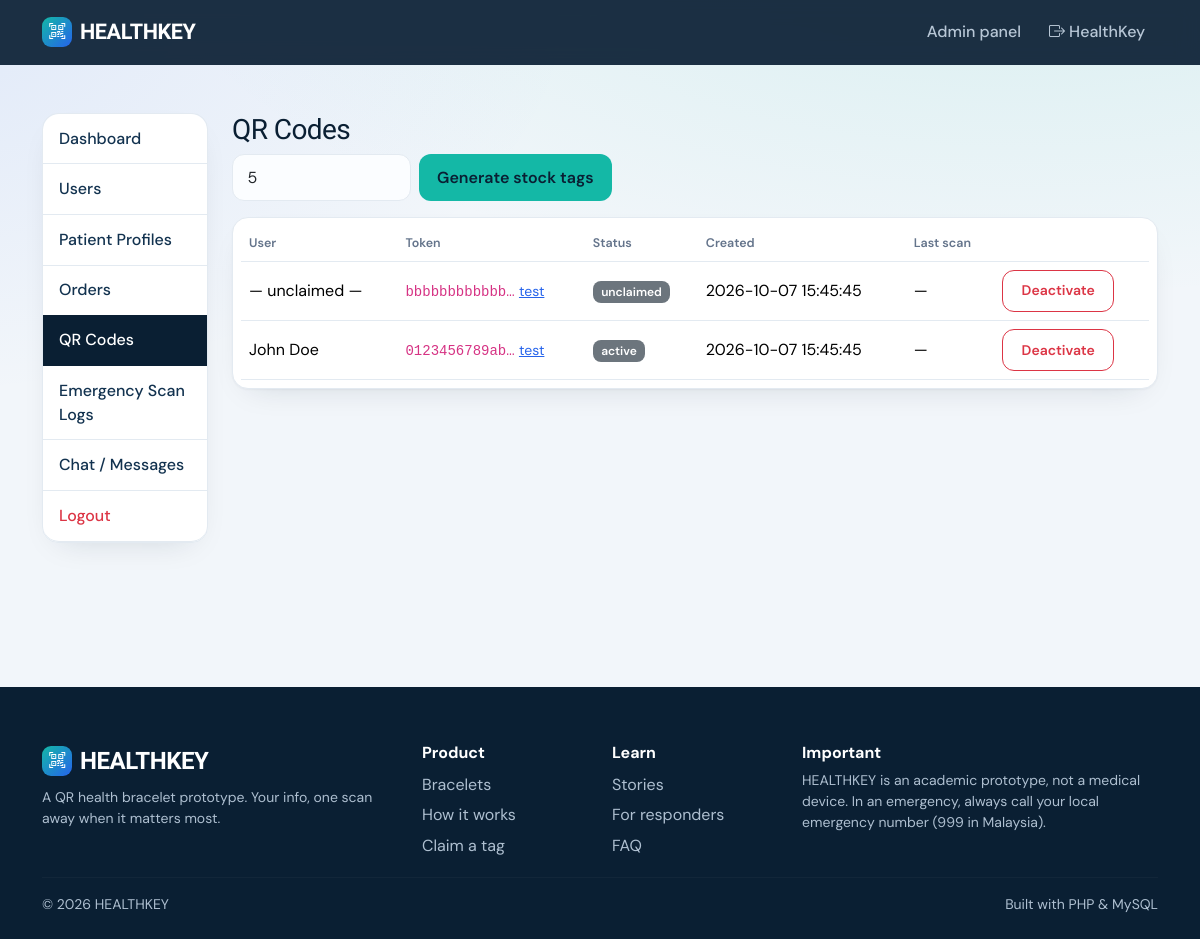
The app's page /admin/qr-codes.php (signed in) with its own data.
### tables this page shows
CREATE TABLE users(id INT AUTO_INCREMENT PRIMARY KEY,name VARCHAR(100) NOT NULL,email VARCHAR(150) NOT NULL UNIQUE,password VARCHAR(255) NOT NULL,phone VARCHAR(30),role ENUM('user','admin') DEFAULT 'user',is_active TINYINT DEFAULT 1,created_at TIMESTAMP DEFAULT CURRENT_TIMESTAMP,updated_at TIMESTAMP DEFAULT CURRENT_TIMESTAMP ON UPDATE CURRENT_TIMESTAMP);

CREATE TABLE qr_codes(id INT AUTO_INCREMENT PRIMARY KEY,user_id INT NULL,unique_token CHAR(64) NOT NULL UNIQUE,status ENUM('unclaimed','claimed','active','disabled') DEFAULT 'unclaimed',created_at TIMESTAMP DEFAULT CURRENT_TIMESTAMP,updated_at TIMESTAMP DEFAULT CURRENT_TIMESTAMP ON UPDATE CURRENT_TIMESTAMP,INDEX(user_id),FOREIGN KEY(user_id) REFERENCES users(id) ON DELETE SET NULL);

### includes/database.php (called while the page is built)
<?php
function db(){static $p;if(!$p){$p=new PDO('mysql:host='.DB_HOST.';dbname='.DB_NAME.';charset=utf8mb4',DB_USER,DB_PASS,[PDO::ATTR_ERRMODE=>PDO::ERRMODE_EXCEPTION,PDO::ATTR_DEFAULT_FETCH_MODE=>PDO::FETCH_ASSOC]);}return $p;}
function q($sql,$a=[]){$s=db()->prepare($sql);$s->execute($a);return $s;}

### includes/auth.php (called while the page is built, shortened)
<?php
function user(){static $u=false;if($u===false){$u=!empty($_SESSION['uid'])?q('SELECT * FROM users WHERE id=? AND is_active=1',[$_SESSION['uid']])->fetch():null;}return $u?:null;}
function require_admin(){$u=user();if(!$u||$u['role']!=='admin'){http_response_code(403);die('You do not have permission to access this page.');}}

### includes/functions.php (called while the page is built, shortened)
<?php
function e($v){return htmlspecialchars((string)$v,ENT_QUOTES,'UTF-8');}

### admin/qr-codes.php (the view, shortened to what this page needs)
<?php require '_top.php';
[$pg,$off,$per]=page(0);$tot=q('SELECT COUNT(*) c FROM qr_codes')->fetch()['c'];
$rows=q("SELECT c.*,u.name,(SELECT MAX(accessed_at) FROM emergency_access_logs l WHERE l.qr_id=c.id) last_scan FROM qr_codes c LEFT JOIN users u ON u.id=c.user_id ORDER BY c.id DESC LIMIT $per OFFSET $off")->fetchAll();?>
<h3>QR Codes</h3><form method="post" class="d-flex gap-2 mb-3" style="max-width:380px"><?=csrf()?><input type="number" name="n" value="5" min="1" max="50" class="form-control"><button name="gen" value="1" class="btn btn-teal text-nowrap">Generate stock tags</button></form>
<div class="table-responsive card p-2"><table class="table align-middle mb-0"><tr><th>User</th><th>Token</th><th>Status</th><th>Created</th><th>Last scan</th><th></th></tr>
<?php foreach($rows as $r):?><tr><td><?=e($r['name']?:'— unclaimed —')?></td><td><code><?=e(substr($r['unique_token'],0,12))?>…</code> <a class="small" target="_blank" href="<?=BASE_URL?>/scan.php?token=<?=e($r['unique_token'])?>">test</a></td><td><span class="badge bg-secondary"><?=e($r['status'])?></span></td><td><?=e($r['created_at'])?></td><td><?=e($r['last_scan']?:'—')?></td>
<td><form method="post"><button class="btn btn-sm btn-outline-danger"><?=$r['status']==='disabled'?'Re-enable':'Deactivate'?></button></form></td></tr><?php endforeach;?></table></div>
<?php require '_bottom.php';

### includes/header.php (shortened to what this page needs)
<?php require_once __DIR__.'/bootstrap.php'; $u=user(); $title=$title??'HEALTHKEY'; ?>
<!doctype html><html lang="en"><head><meta charset="utf-8"><meta name="viewport" content="width=device-width,initial-scale=1">
<link href="https://cdn.jsdelivr.net/npm/bootstrap@5.3.3/dist/css/bootstrap.min.css" rel="stylesheet">
<link href="https://cdn.jsdelivr.net/npm/bootstrap-icons@1.11.3/font/bootstrap-icons.css" rel="stylesheet">
<link href="<?=BASE_URL?>/assets/css/style.css" rel="stylesheet"></head><body>
<nav class="navbar navbar-expand-lg navbar-dark hk-nav"><div class="container">
<a class="navbar-brand text-white" href="<?=BASE_URL?>/"><span class="brand-dot"><i class="bi bi-qr-code-scan"></i></span>HEALTHKEY</a>
<div class="collapse navbar-collapse" id="n"><ul class="navbar-nav ms-auto align-items-lg-center">
<?php if($u&&$u['role']==='admin'):?><li class="nav-item"><a class="nav-link" href="<?=BASE_URL?>/admin/messages.php">Admin panel <span class="hk-badge" style="display:none">0</span></a></li>
<?php endif; if($u):?><li class="nav-item"><a class="nav-link" href="<?=BASE_URL?>/logout.php"><i class="bi bi-box-arrow-right"></i> <?=e(explode(' ',$u['name'])[0])?></a></li>
<?php endif;?>
</ul></div></div></nav><main class="container py-4 py-lg-5" id="top"><?=flash()?>

### admin/_top.php (shortened to what this page needs)
<?php require_once __DIR__.'/../includes/bootstrap.php'; require_admin(); $u=user();
$nav=['index'=>'Dashboard','users'=>'Users','patients'=>'Patient Profiles','orders'=>'Orders','qr-codes'=>'QR Codes','scan-logs'=>'Emergency Scan Logs','messages'=>'Chat / Messages'];
$cur=basename($_SERVER['SCRIPT_NAME'],'.php'); if($cur==='user-view')$cur='users';
function page($rows,$per=15){$p=max(1,(int)($_GET['page']??1));return [$p,($p-1)*$per,$per];}
$title='Admin'; require __DIR__.'/../includes/header.php'; ?>
<div class="row"><div class="col-lg-2 mb-3"><div class="list-group">
<?php foreach($nav as $f=>$l):?><a class="list-group-item list-group-item-action <?=$cur===$f?'active':''?>" href="<?=BASE_URL?>/admin/<?=$f?>.php"><?=$l?></a><?php endforeach;?>
<a class="list-group-item list-group-item-action text-danger" href="<?=BASE_URL?>/logout.php">Logout</a></div></div><div class="col-lg-10">

### admin/_bottom.php
</div></div><?php require __DIR__.'/../includes/footer.php';

### includes/footer.php
</main>
<footer class="foot"><div class="container"><div class="row g-4"><div class="col-lg-4"><div class="navbar-brand text-white mb-2 fs-4 d-flex align-items-center gap-2"><span class="brand-dot"><i class="bi bi-qr-code-scan"></i></span>HEALTHKEY</div><p class="small">A QR health bracelet prototype. Your info, one scan away when it matters most.</p></div>
<div class="col-6 col-lg-2"><h6>Product</h6><a href="<?=BASE_URL?>/#bracelets">Bracelets</a><a href="<?=BASE_URL?>/#how">How it works</a><a href="<?=BASE_URL?>/claim-qr.php">Claim a tag</a></div>
<div class="col-6 col-lg-2"><h6>Learn</h6><a href="<?=BASE_URL?>/stories.php">Stories</a><a href="<?=BASE_URL?>/#responders">For responders</a><a href="<?=BASE_URL?>/#faq">FAQ</a></div>
<div class="col-lg-4"><h6>Important</h6><p class="small mb-0">HEALTHKEY is an academic prototype, not a medical device. In an emergency, always call your local emergency number (999 in Malaysia).</p></div></div>
<hr style="border-color:rgba(255,255,255,.12)"><div class="small d-flex justify-content-between flex-wrap gap-2"><span>&copy; <?=date('Y')?> HEALTHKEY</span><span>Built with PHP &amp; MySQL</span></div></div></footer>
<script src="https://cdn.jsdelivr.net/npm/bootstrap@5.3.3/dist/js/bootstrap.bundle.min.js"></script><?php if(user()):?><script>
(function(){const base=<?=json_encode(BASE_URL)?>;let prev=+(sessionStorage.getItem('hkc')||0);
function toast(r){const d=document.createElement('div');d.className='hk-toast';d.innerHTML='<b>'+(r.role==='admin'?'New message from '+r.name:'Admin replied')+'</b><div class="small" style="color:#9fb3c8">'+r.msg.replace(/[<&]/g,'')+'</div><a href="'+r.url+'">Open chat →</a>';document.body.appendChild(d);setTimeout(()=>d.remove(),9000)}
async function tick(){try{const r=await (await fetch(base+'/notify.php')).json();document.querySelectorAll('.hk-badge').forEach(b=>{if(b.closest('.thread'))return;b.textContent=r.count;b.style.display=r.count?'inline-block':'none'});
 if(r.count>prev&&!location.pathname.match(/messages\.php|support\.php/))toast(r);prev=r.count;sessionStorage.setItem('hkc',prev)}catch(e){}}
tick();setInterval(tick,10000)})();</script><?php endif;?></body></html>

### assets/css/style.css (style rules this page uses)
:root { --ink:#0A1F33;--ink2:#12324F;--teal:#14B8A6;--teal-d:#0D9488;--blue:#2563EB;--alert:#F0484B;--paper:#F2F6FA;--line:#E3EAF1;--mute:#64748B;--r:16px }
* { -webkit-font-smoothing:antialiased }
body { font-family:'DM Sans',system-ui,sans-serif;background:var(--paper);color:var(--ink);background-image:radial-gradient(900px 400px at 85% -100px,rgba(20,184,166,.13),transparent),radial-gradient(700px 400px at -10% 0,rgba(37,99,235,.09),transparent);background-repeat:no-repeat }
h1,h2,h3,h4,h5,.navbar-brand,.stat { font-family:'Bricolage Grotesque','DM Sans',sans-serif;letter-spacing:-.02em }
a { color:var(--blue) }
.hk-nav { background:rgba(10,31,51,.92)!important;backdrop-filter:blur(10px);position:sticky;top:0;z-index:50;padding:.7rem 0 }
.navbar-brand { font-weight:800;font-size:1.35rem;display:flex;align-items:center;gap:.5rem }
.brand-dot { width:30px;height:30px;border-radius:9px;background:linear-gradient(135deg,var(--teal),var(--blue));display:grid;place-items:center;font-size:1rem }
.hk-nav .nav-link { color:#b8c7d6!important;font-weight:500;border-radius:10px;padding:.45rem .8rem!important;margin-left:.15rem }
.card { background:#fff;border:1px solid var(--line);border-radius:var(--r);box-shadow:0 1px 2px rgba(10,31,51,.04),0 12px 32px -18px rgba(10,31,51,.18) }
.btn { border-radius:12px;font-weight:600;padding:.6rem 1.15rem;transition:transform .15s,box-shadow .15s,background .15s }
.btn-teal { background:var(--teal);color:var(--ink);border:0 }
.form-control,.form-select { border:1.5px solid var(--line);border-radius:12px;padding:.65rem .9rem;background:#fbfdff }
.badge { border-radius:8px;padding:.4em .7em;font-weight:600 }
.table { --bs-table-bg:transparent }
.table th { font-size:.78rem;color:var(--mute);font-weight:600;border-bottom:1.5px solid var(--line) }
.table td { border-color:var(--line) }
.list-group { border-radius:var(--r);overflow:hidden;border:1px solid var(--line);box-shadow:0 12px 32px -18px rgba(10,31,51,.18) }
.list-group-item { border:0;border-bottom:1px solid var(--line);font-weight:500;color:var(--ink2);padding:.8rem 1rem }
.list-group-item.active { background:var(--ink);color:#fff;border-color:var(--ink) }
.foot { background:var(--ink);color:#aebfd0;margin-top:5rem;padding:3.5rem 0 1.5rem }
.foot h6 { color:#fff;font-weight:700 }
.foot a { color:#aebfd0;text-decoration:none;display:block;padding:.2rem 0 }

### records on screen
users: name "HealthKey"
qr_codes: name "— unclaimed —", unique_token "bbbbbbbbbbbb", status "unclaimed", created_at "2026-10-07 15:45:45", last_scan "—", shows "Deactivate"
qr_codes: user.name "John Doe", unique_token "0123456789ab", status "active", created_at "2026-10-07 15:45:45", last_scan "—", shows "Deactivate"

### other values on screen
$l "Dashboard"
$l "Users"
$l "Patient Profiles"
$l "Orders"
$l "QR Codes"
$l "Emergency Scan Logs"
$l "Chat / Messages"
